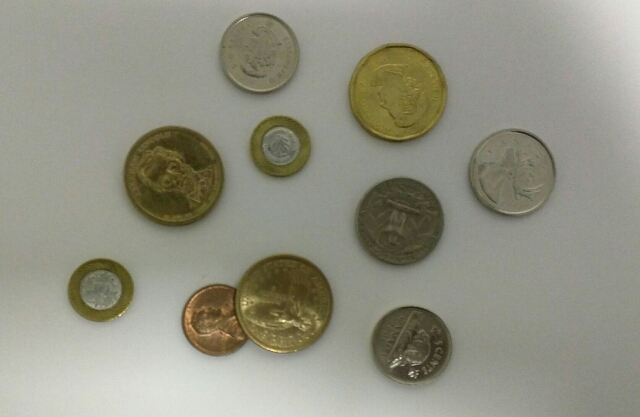
#> input picture Introduce Machine Vision/img3/HoughCircles.jpg, 640 x 417 px
$ python 'Case Study 1 Object Counting.py'
#> lines starting #> are read from the running program, lines starting #| are printed output that depends on the picture; after the words box and inside, x2 and y2 are one past the last pixel; in counts of white or black regions, pixels touching at a corner belong together
import numpy as np
import cv2 as cv
import matplotlib.pyplot as plt
#------------------------------------[LECTURE]----------------------------------------------------------------#
''' 5 STEP FOR OBJECT COUTING
    1-> LOAD IMAGE
    2-> CONVERT TO GRAY IMAGE
        -> 2.1
    3-> IMAGE BINARIZATION
    4-> CONTOUR DECTION
        -> 4.1 CONTOUR AREA
            -> Minimum Enclosing Circle :
                (x,y),radius = cv.minEnclosingCircle(cnt)
                center = (int(x),int(y))
                radius = int(radius)
                cv.circle(img,center,radius,(0,255,0),2)
        -> 4.2 PUT TEXT OR COMMENT
            -> putText()
                cv.putText(img,text,org,fontFace,fontScale,color[,thickness[,lineType[,bottomLeftOrigin]]])->img

    5-> COUNTING
'''
#------------------------------------[END]--------------------------------------------------------------------#

#------------------------------------[LOAD IMAGE]-------------------------------------------------------------#
img = cv.imread('img3/HoughCircles.jpg',cv.IMREAD_COLOR)
#> img is the input picture: shape (417, 640, 3); mean B, G, R 130.6, 145.4, 145.8
averaging = cv.blur(img,(5,5))
#------------------------------------[CONVERT TO GRAY IMAGE]--------------------------------------------------#
gray = cv.cvtColor(averaging, cv.COLOR_BGR2GRAY)
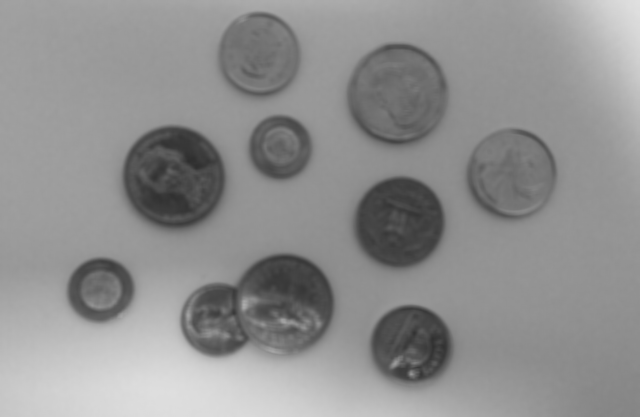
#> gray: shape (417, 640); min 46, max 224, mean 143.8

#------------------------------------[IMAGE BINARIZATION]-----------------------------------------------------#
'''
* cv.threshold (nhập giá trị ngưỡng bằng tay)

-> https://docs.opencv.org/4.x/d7/d4d/tutorial_py_thresholding.html

-> cv.threshold(src, thresh, maxval, type[,dst])->retval, dst
    -> src	 :  gray
    -> dst	 :  [1]
    -> thresh:	tùy chọn
    -> maxval:	255
    -> type	 :  THRESH_BINARY_INV or THRESH_BINARY or THRESH_OTSU

* cv.adaptiveThreshold (chia tấm hình ra làm nhiều tấm nhỏ)
'''
# find threshold by matplotlib
plt.hist(gray.ravel(),256,[0,256]);plt.show()
#> after `plt.hist(gray.ravel(), 256, [0, 256])`:
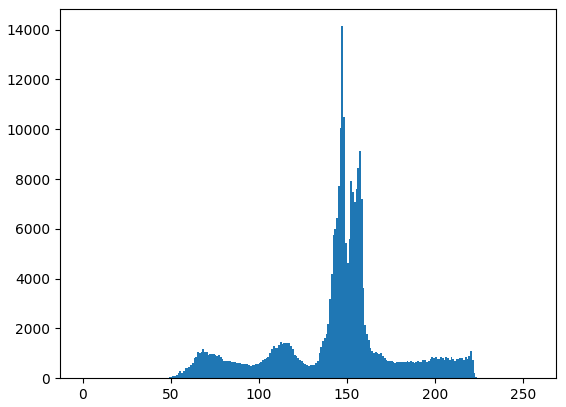
#> figure drawn by matplotlib, 1 panel; tallest bar 14141 high, from x = 147 to 148

thresh= 127
maxval= 255
binary_img = cv.threshold(gray,thresh,maxval,cv.THRESH_BINARY_INV)[1]
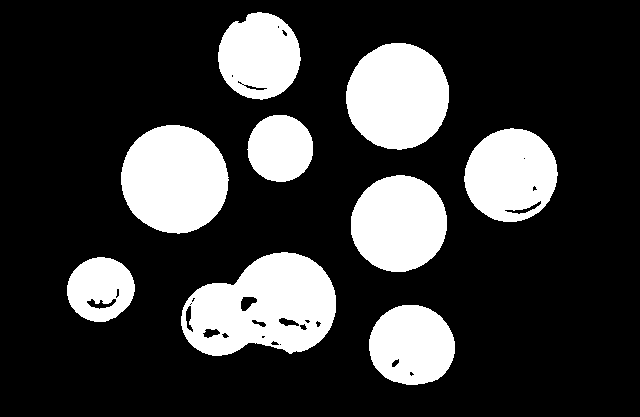
#> binary_img: shape (417, 640); 22.7% white; 9 white regions
#------------------------------------[CONTOUR DECTION]--------------------------------------------------------#
'''
cv.findContours()
cv.findContours(image, mode,method[,contours[,hierarchy[,offset]]])->image, contours, hierarchy

* ContourApproximationModes
    -> CHAIN_APPROX_NONE : lấy hết tất cả các điểm
    -> CHAIN_APPROX_SIMPLE : lấy các điểm đầu mút

* RetrievalModes
    -> RETR_EXTERNAL: trả về đường contour nằm phía ngoài cùng,
    -> RETR_LIST: trả về tất cả các đường contour, không thể hiện hierachy
    -> RETR_TREE: trả về tất cả các đường contour, có xây dựng hierachy
'''
contrours,hierarchy = cv.findContours(binary_img,cv.RETR_EXTERNAL,cv.CHAIN_APPROX_SIMPLE)
#> contrours = 9 contours; largest, box (x1, y1, x2, y2) and area: (181, 252, 336, 356) 11482, (121, 125, 229, 234) 8995, (346, 43, 449, 150) 8485, (351, 175, 447, 272) 7174, (464, 128, 558, 222) 6682
#------------------------------------[COUNTING]---------------------------------------------------------------#
n = 1
for cnt in contrours:
    print(cnt.shape)
    (x,y),radius = cv.minEnclosingCircle(cnt)
    center = (int(x),int(y))
    radius = int(radius)
    cv.circle(img,center,radius,(0,255,0),2) # cv.circle(img,center,radius,(B,G,R),thickness)
    text= "#"+str(n) # giá trị in ra thay đổi sau mỗi vòng lặp, chuỗi + chuỗi nên phải ép kiểu n
    cv.putText(img, text,center,cv.FONT_HERSHEY_PLAIN,2,(0,0,255),1)
    n+=1
#> this loop made 9 passes
#> (x, y, radius, center, text) on passes 1 to 9: (411.5, 346, 43, (411, 346), '#1'), (100.5, 289.4, 33, (100, 289), '#2'), (257.6, 308, 78, (257, 307), '#3'), (398.5, 223.1, 48, (398, 223), '#4'), (510.3, 174.5, 47, (510, 174), '#5'), (174.3, 178.8, 54, (174, 178), '#6'), (279.6, 147.9, 33, (279, 147), '#7'), (397.5, 95.79, 53, (397, 95), '#8'), (259.5, 55.5, 43, (259, 55), '#9')
#| (116, 1, 2)
#| (92, 1, 2)
#| (193, 1, 2)
#| (138, 1, 2)
#| (138, 1, 2)
#| (160, 1, 2)
#| (97, 1, 2)
#| (153, 1, 2)
#> (further printed lines are left out)
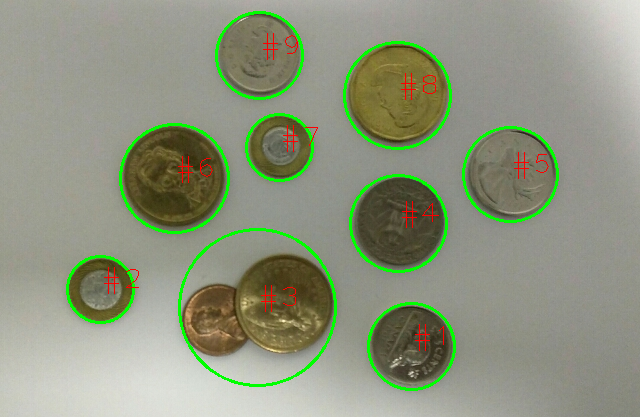
#> img: shape (417, 640, 3); 3.46% of pixels changed, all inside (x1, y1, x2, y2) = (66, 11, 559, 391)
#> after the loop, n = 10
#------------------------------------[Result]-----------------------------------------------------------------#

print(type(contrours))
#| <class 'list'>
print(type(hierarchy))
#| <class 'numpy.ndarray'>
print('# of object =',len(contrours))
#| # of object = 9


cv.imshow('Original Image',img)
cv.imshow('Gray Image',gray)
cv.imshow('Binary Image',binary_img)
cv.imshow('Averaging',averaging)
cv.waitKey(0)
cv.destroyAllWindows()
